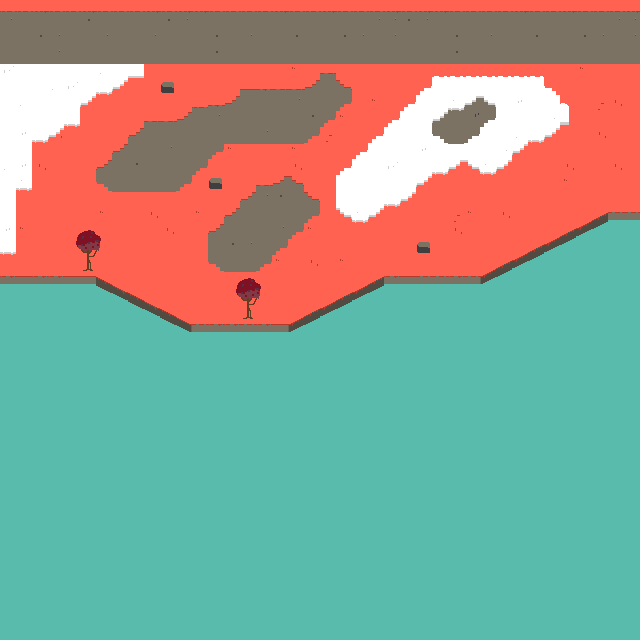

This game map was drawn from its Tiled (.tmx) file and the tilesets committed beside it. A one-line description and the trimmed map source follow:
An orthogonal 40x40 tile map with 16x16 px tiles, 5 tile layers (stone, floor, snow, rocks, ...).

<map version="1.0" tiledversion="1.1.3" orientation="orthogonal" renderorder="right-down" width="40" height="40" tilewidth="16" tileheight="16" infinite="0" nextobjectid="1">
 <tileset firstgid="1" name="outdoors" tilewidth="16" tileheight="16" tilecount="1024" columns="32">
  <image source="assets/outdoors.png" width="512" height="512" />
 </tileset>
 <layer name="stone" width="40" height="40">
  <data>[1600 cells, 110 non-empty, 2 distinct tile ids]</data>
 </layer>
 <layer name="floor" width="40" height="40">
  <data>[1600 cells, 1555 non-empty, 31 distinct tile ids]</data>
 </layer>
 <layer name="snow" width="40" height="40">
  <data>[1600 cells, 126 non-empty, 15 distinct tile ids]</data>
 </layer>
 <layer name="rocks" width="40" height="40">
  <data>[1600 cells, 3 non-empty, 1 distinct tile ids]</data>
 </layer>
 <layer name="trees" width="40" height="40">
  <data>[1600 cells, 18 non-empty, 9 distinct tile ids]</data>
 </layer>
</map>